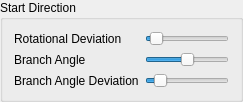
             <widget class="QGroupBox" name="groupBox_2">
              <property name="toolTip">
               <string>&lt;html&gt;&lt;head/&gt;&lt;body&gt;&lt;p&gt;Into which direction the branch will grow from its start position.&lt;/p&gt;&lt;/body&gt;&lt;/html&gt;</string>
              </property>
              <property name="title">
               <string>Start Direction</string>
              </property>
              <property name="flat">
               <bool>true</bool>
              </property>
              <layout class="QVBoxLayout" name="verticalLayout_3">
               <item>
                <layout class="QGridLayout" name="gridLayout_5">
                 <item row="0" column="0">
                  <widget class="QLabel" name="label_6">
                   <property name="toolTip">
                    <string>&lt;html&gt;&lt;head/&gt;&lt;body&gt;&lt;p&gt;Describes how much the spawned branches may deviate from their designated starting direction. With a Rotational Deviation of zero, all branches will be equally distributed. For example, a branch node that spawns 4 branches will have a 90 degree angle between each one of them. &lt;/p&gt;&lt;p&gt;The maximum possible Rotational Deviation for a branch depends on the number of spawned branches in one branch node. With one branch spawned from a branch node, that branch may deviate up to 180 degree (into both directions). With 4 branches spawned from a node, a branch may only deviate by up to 90 degree.&lt;/p&gt;&lt;p&gt;The slider always represents the [0;180] degree range. Thus the upper range of the slider won't have any effect, if many branches are spawned from one node.&lt;/p&gt;&lt;/body&gt;&lt;/html&gt;</string>
                   </property>
                   <property name="text">
                    <string>Rotational Deviation</string>
                   </property>
                  </widget>
                 </item>
                 <item row="0" column="1">
                  <widget class="QSlider" name="slider_BranchRotationalDeviation">
                   <property name="toolTip">
                    <string>&lt;html&gt;&lt;head/&gt;&lt;body&gt;&lt;p&gt;Describes how much the spawned branches may deviate from their designated starting direction. With a Rotational Deviation of zero, all branches will be equally distributed. For example, a branch node that spawns 4 branches will have a 90 degree angle between each one of them. &lt;/p&gt;&lt;p&gt;The maximum possible Rotational Deviation for a branch depends on the number of spawned branches in one branch node. With one branch spawned from a branch node, that branch may deviate up to 180 degree (into both directions). With 4 branches spawned from a node, a branch may only deviate by up to 90 degree.&lt;/p&gt;&lt;p&gt;The slider always represents the [0;180] degree range. Thus the upper range of the slider won't have any effect, if many branches are spawned from one node.&lt;/p&gt;&lt;/body&gt;&lt;/html&gt;</string>
                   </property>
                   <property name="maximum">
                    <number>180</number>
                   </property>
                   <property name="value">
                    <number>10</number>
                   </property>
                   <property name="orientation">
                    <enum>Qt::Horizontal</enum>
                   </property>
                  </widget>
                 </item>
                 <item row="1" column="0">
                  <widget class="QLabel" name="label_7">
                   <property name="toolTip">
                    <string>&lt;html&gt;&lt;head/&gt;&lt;body&gt;&lt;p&gt;The up/down angle at which the branch will be spawned (relative to its parent). An angle of 90 degree means it's spawned exactly orthogonal to its parent branch.&lt;/p&gt;&lt;/body&gt;&lt;/html&gt;</string>
                   </property>
                   <property name="text">
                    <string>Branch Angle</string>
                   </property>
                  </widget>
                 </item>
                 <item row="1" column="1">
                  <widget class="QSlider" name="slider_BranchAngle">
                   <property name="toolTip">
                    <string>&lt;html&gt;&lt;head/&gt;&lt;body&gt;&lt;p&gt;The up/down angle at which the branch will be spawned (relative to its parent). An angle of 90 degree means it's spawned exactly orthogonal to its parent branch.&lt;/p&gt;&lt;/body&gt;&lt;/html&gt;</string>
                   </property>
                   <property name="minimum">
                    <number>1</number>
                   </property>
                   <property name="maximum">
                    <number>179</number>
                   </property>
                   <property name="value">
                    <number>90</number>
                   </property>
                   <property name="orientation">
                    <enum>Qt::Horizontal</enum>
                   </property>
                   <property name="tickPosition">
                    <enum>QSlider::NoTicks</enum>
                   </property>
                   <property name="tickInterval">
                    <number>10</number>
                   </property>
                  </widget>
                 </item>
                 <item row="2" column="0">
                  <widget class="QLabel" name="label_8">
                   <property name="toolTip">
                    <string>&lt;html&gt;&lt;head/&gt;&lt;body&gt;&lt;p&gt;How much the Branch Angle may deviate (into both up and down direction).&lt;/p&gt;&lt;/body&gt;&lt;/html&gt;</string>
                   </property>
                   <property name="text">
                    <string>Branch Angle Deviation</string>
                   </property>
                  </widget>
                 </item>
                 <item row="2" column="1">
                  <widget class="QSlider" name="slider_BranchAngleDeviation">
                   <property name="toolTip">
                    <string>&lt;html&gt;&lt;head/&gt;&lt;body&gt;&lt;p&gt;How much the Branch Angle may deviate (into both up and down direction).&lt;/p&gt;&lt;/body&gt;&lt;/html&gt;</string>
                   </property>
                   <property name="maximum">
                    <number>90</number>
                   </property>
                   <property name="value">
                    <number>10</number>
                   </property>
                   <property name="orientation">
                    <enum>Qt::Horizontal</enum>
                   </property>
                  </widget>
                 </item>
                </layout>
               </item>
              </layout>
             </widget>
